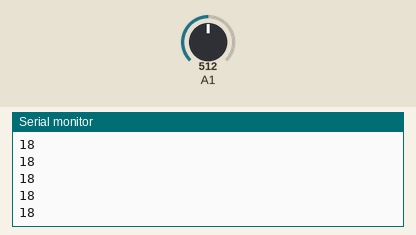
This sketch was run on a simulated Arduino Uno, built with avr-gcc and run on an emulated ATmega328P. Shown: the last lines printed to the serial monitor. The test bench sets the inputs (shaded band); at power-on: A1 = 512.

Above: at 3.2 s.
3.3 s: A1 set to 716
At 3.41 s:
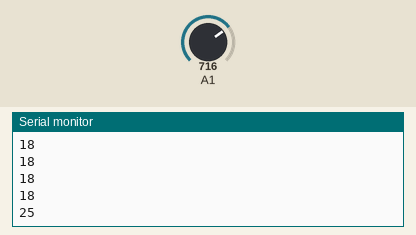
4.8 s: A1 set to 900
At 4.81 s:
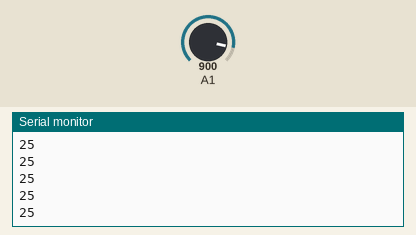
Timing chart, 0 to 7.8 s (numbered marks = the images above; inputs shaded):
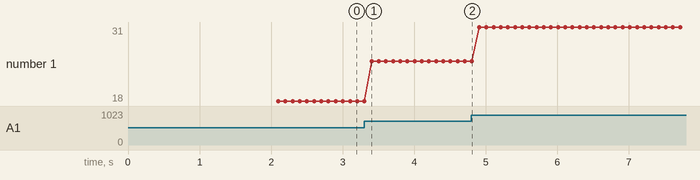

The sketch:

JS-2-4-2.ino
```cpp
int last=-1;
int delta_only = 0;

void setup() {

             Serial.begin(9600);
             delay(2000);
}

void loop() {

int x,range;

x = analogRead(A1);
delay(100);
range = map(x,0,263,1,10);

if (delta_only) {
                if (range != last) {
                    Serial.println(range);
                    last = range;
                         }
}
else {
       Serial.println(range);
}


}
```

Measured:
- after the input at 3.3 s, the serial monitor: prints a new line after 0.10 s (image 1)
- plotted number 1: 18 → 25 after the input at 3.3 s, 25 → 31 after the input at 4.8 s
